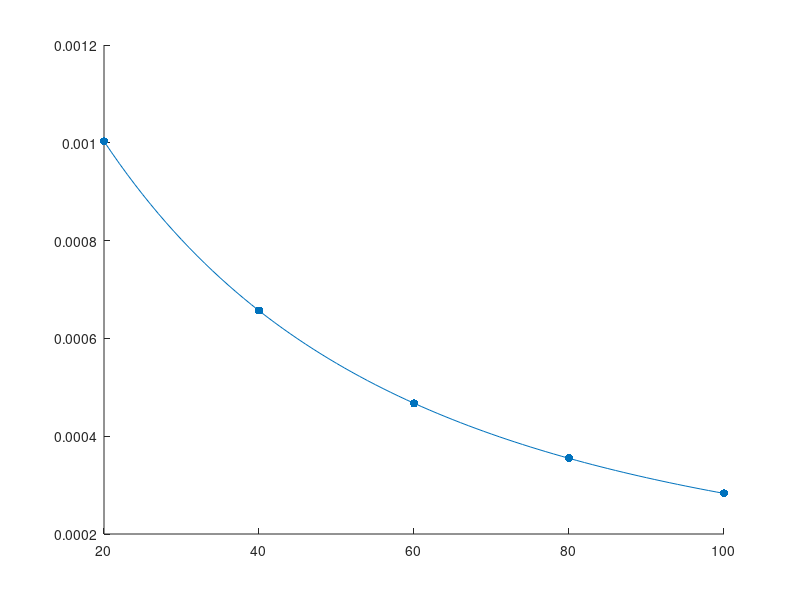

Write the MATLAB code that produced this figure.
format long
T0 = 273.16; %Fasti
%Gögn: 
T = [20,40,60,80,100]';
mu = 10^(-3)*[1.003, 0.657, 0.467, 0.355, 0.283]';
%Linearization
ln_mu = log(mu);

%Stilli upp stuðla fylki sem á að margfaldast við [a,b,c] og jafngilda ln(mu) 

A = [ones(length(T),1),1./(T+T0),1./(T+T0).^2];
b = ln_mu;

%RMSQ aðferð:

x = (A'*A)\A'*b;
scatter(T',mu','filled')
hold on
T_2 = 20:1:100;
T_2 = T_2';
A_2 = [ones(length(T_2),1),1./(T_2+T0),1./(T_2+T0).^2];
mu_2 = exp(A_2*x);
plot(T_2,mu_2);

RMSE = sqrt(sum((exp(A*x)-mu).^2*1)/length(A));




